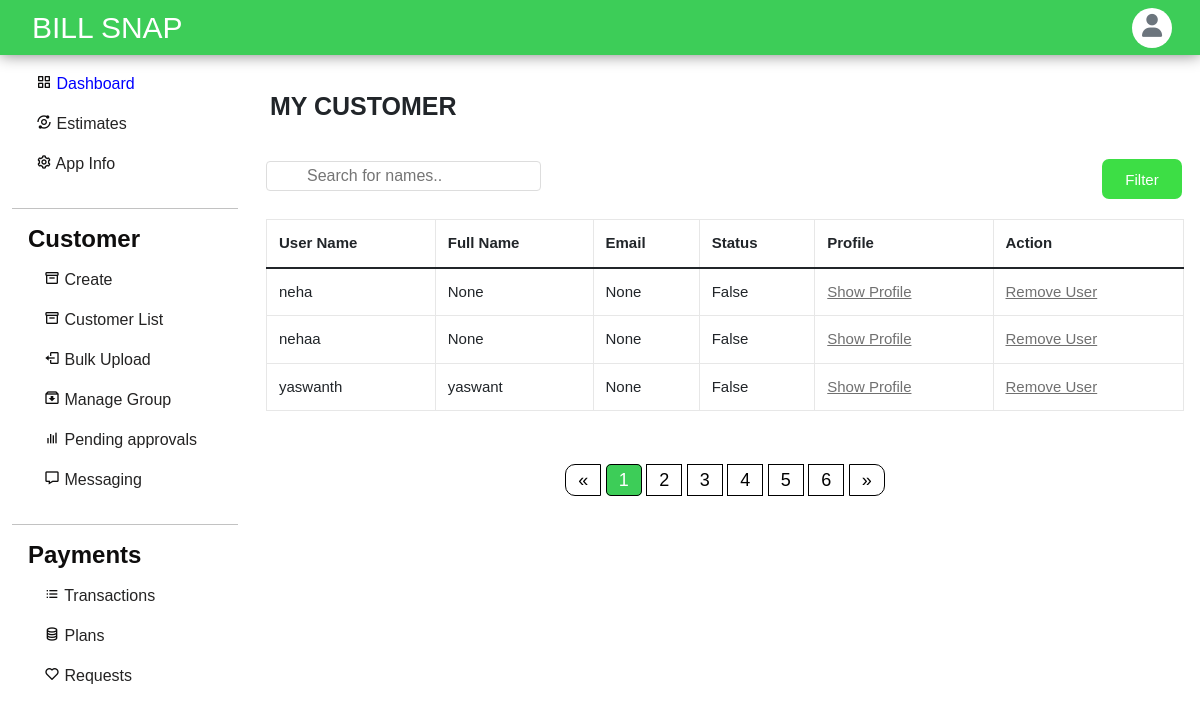
Page /apps/instagram/customerlist/ (signed in) on the earlier database version.
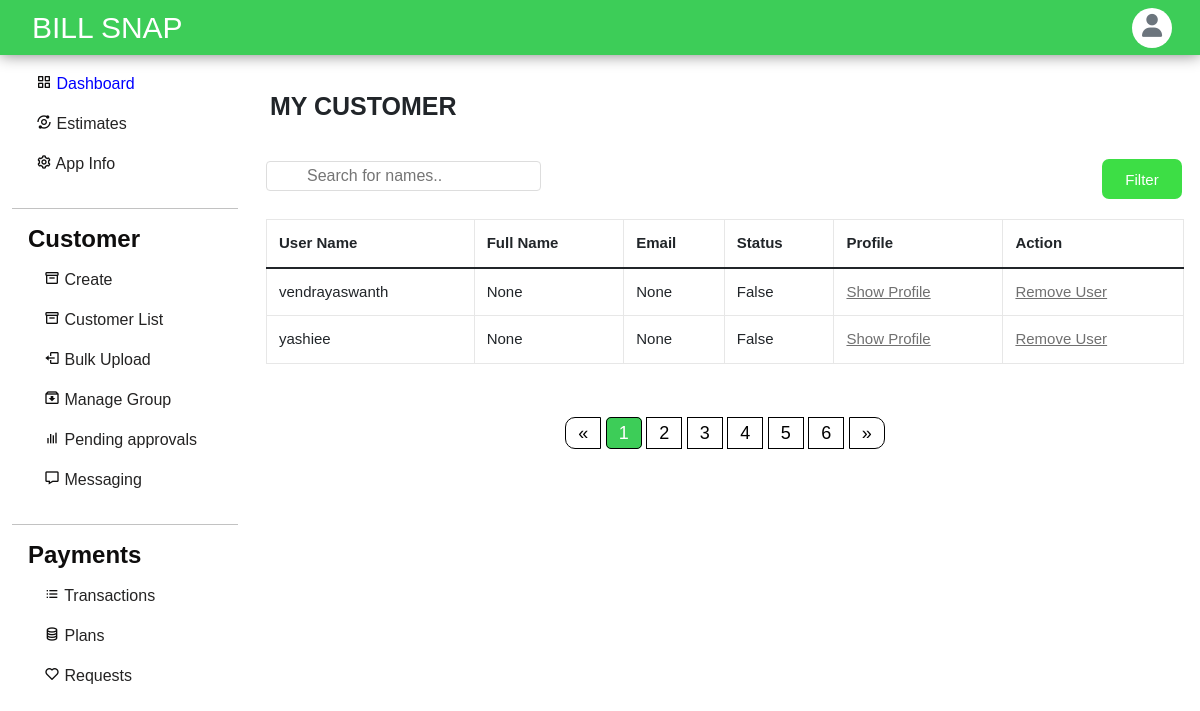
Same page on the later database version.
### accounts/models.py (models this page shows, shortened)
class Profile(models.Model):
    user = models.OneToOneField(User, on_delete=models.CASCADE, related_name='profile')
    apps=models.ManyToManyField(applists,related_name='apps')
    status = models.CharField(choices=status_choices, max_length=20, default='c')
    full_name = models.CharField(max_length=100, blank=True, null=True)
    utility_name = models.CharField(max_length=200, null=True, blank=True)
    utility_short_name= models.CharField(max_length=50, null=True, blank=True)
    utility_state= models.CharField(max_length=50, null=True, blank=True)
    utility_district= models.CharField(max_length=50, null=True, blank=True)
    utility_country= models.CharField(max_length=50, null=True, blank=True)
    utility_postalcode= models.CharField(max_length=20, null=True, blank=True)
    utility_address=models.TextField(max_length=200, null=True, blank=True)
    contact_person= models.CharField(max_length=200, null=True, blank=True)
    contact_email = models.EmailField(max_length=50, null=True, blank=True)
    contact_phnum = models.CharField(max_length=15, null=True, blank=True)
    contact_mobile= models.CharField(max_length=15, null=True, blank=True)
    contact_designation= models.CharField(max_length=100, null=True, blank=True)
    contact_landline= models.CharField(max_length=20, null=True, blank=True)
    emergency_person=models.CharField(max_length=200, null=True, blank=True)
    emergency_altperson=models.CharField(max_length=200, null=True, blank=True)
    emergency_mobile=models.CharField(max_length=200, null=True, blank=True)
    emergency_altmobile=models.CharField(max_length=200, null=True, blank=True)
    emergency_officeaddress=models.TextField(max_length=200,null=True,blank=True)
    emergency_altofficeaddress=models.TextField(max_length=200,null=True,blank=True)
    info_created_at = models.DateTimeField(auto_now_add=True)
    info_updated_at = models.DateTimeField(auto_now=True)
    se_coins= models.IntegerField(null=True, default=999, blank=True)
    slug = models.SlugField(max_length=200, editable=False, null=True, blank=True)
    admin=models.BooleanField(default=False)
    plans = models.ManyToManyField(Plan)
    plan_active = models.BooleanField(default=False)
    paid = models.BooleanField(default=False)

### dashboard/views.py (the view)
# urls.py: path('customerlist/',views.customerlist,name='customerlist'),
@login_required
def customerlist(request,slug):
    app=applists.objects.get(slug=slug)
    details = Profile.objects.filter(apps=app)
    return render(request, 'customerlist.html', {'details':details, 'slug':slug})

### templates/customerlist.html (shortened to what this page needs)
{% load static %}
<!DOCTYPE html>
<html lang="en">
<head>
  <link href="https://cdn.jsdelivr.net/npm/bootstrap@5.1.3/dist/css/bootstrap.min.css" rel="stylesheet"
 />
  <link href='https://unpkg.com/boxicons@2.0.7/css/boxicons.min.css' rel='stylesheet'>
  <link rel="stylesheet" href="https://cdnjs.cloudflare.com/ajax/libs/font-awesome/6.1.1/css/all.min.css" />
  <link rel="stylesheet" href="{% static 'assets/styles.css'%}">
</head>
<body>
  {% include "dashnav.html" %}
  <div class="main mx-auto">
    <div class="row">
      {% include "dashsidebar.html" %}
      <div class="col-md-7 flex-md-fill">
        <div class="col right" id="customer-list">
          <h2 class="ps-1 pt-3" id="pspt">MY CUSTOMER</h2><br>
          <button id="show" class="button button1 ">Filter</button>
          <input type="text" id="myInput" onkeyup="myFunction()" placeholder="Search for names.."
            title="Type in a name">
          <div class="table-responsive my-3">
            <table class="table table-bordered" id='table_filter'>
              <thead>
                <tr>
                  <th>User Name</th>
                  <th>Full Name</th>
                  <th>Email</th>
                  <th>Status</th>
                  <th>Profile</th>
                  <th>Action</th>
                </tr>
              </thead>
              <tbody>
                {% for i in details %}
                <tr>
                  <td>{{ i.user}}</td>
                  <td>{{ i.full_name}}</td>
                  <td>{{ i.contact_email}}</td>
                  <td>{{ i.paid}}</td>
                  <td>
                    <a class='w3-button w3-small w3-round w3-green'
                      href="{% url 'accounts:show-profile' i.user slug %}">Show Profile</a>
                  </td>
                  <td>
                    <a class='w3-button w3-small w3-round w3-red' href="{% url 'remove-customer' slug i.user %}">Remove
                      User</a>
                  </td>
                </tr>
                {%endfor%}
              </tbody>
            </table>
          </div>
          <br>
          <div class="demo1">
            <div class="demo">
              <a href="#">&laquo;</a>
              <a href="#" class="active">1</a>
              <a href="#">2</a>
              <a href="#">3</a>
              <a href="#">4</a>
              <a href="#">5</a>
              <a href="#">6</a>
              <a href="#">&raquo;</a>
            </div>
          </div>
        </div>
      </div>
    </div>
  </div>
</body>
</html>

Differences in the rows shown:
no longer on this page (row unchanged): Profile: user "neha", full_name "None", contact_email "None", paid "False"
no longer on this page (row unchanged): Profile: user "nehaa", full_name "None", contact_email "None", paid "False"
no longer on this page (row edited): Profile: user "yaswanth", full_name "yaswant", contact_email "None", paid "False"
now on this page (row unchanged): Profile: user "vendrayaswanth", full_name "None", contact_email "None", paid "False"
now on this page (row unchanged): Profile: user "yashiee", full_name "None", contact_email "None", paid "False"
